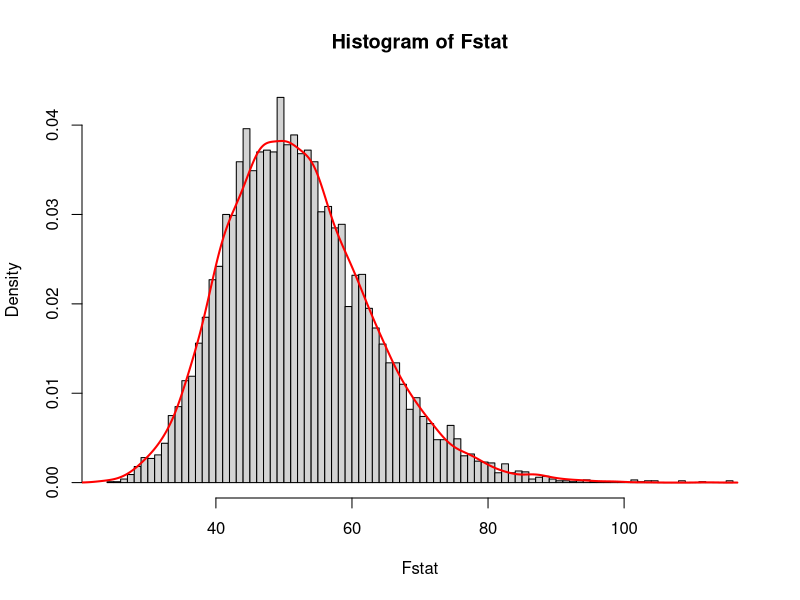

Here is the R script that generated this plot:
## ---- chunk 1

## simulation check of non-central F distribution

m = 5 ## five group comparison

neach = 20 ## each group, 20 subjects

n = neach * m ## total size

mu = c(-2, -1, 0, 1, 2)

mu_bar = sum(mu*neach)/n

sigma = 1 ## equal variance of each group

group = rep(factor(c(1:m)), each = neach)

nsim = 10^4

Fstat = NULL

for(nn in 1:nsim){
  
  y = NULL
  
  for (i in 1:m) {
    
    y = c(y, rnorm(neach, mean = mu[i], sd = sigma))
    
  }
  
  ## using one-way anova to get the F-stat
  
  fit = aov(y~group)
  
  Fstat[nn] = summary(fit)[[1]]$`F value`[1]
  
}


nu1 = m - 1
nu2 = n - m

lambda = (1/sigma^2) * sum(neach * (mu-mu_bar)^2)

hist(Fstat, 100, probability = T)

lines(density(rf(10^4, df1 = nu1, df2 = nu2, ncp = lambda)), col = "red", lwd = 2)

